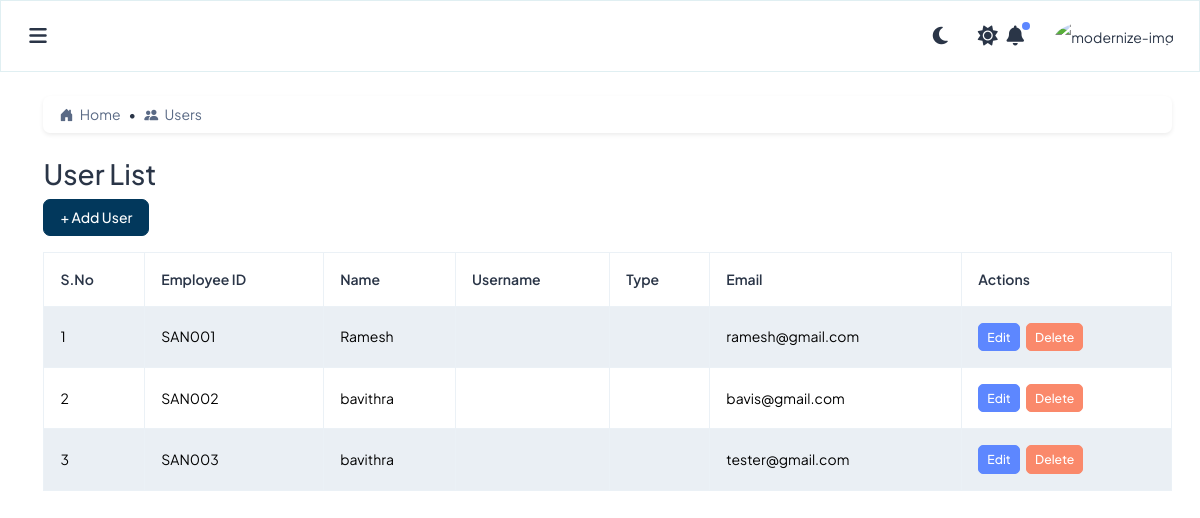
The app's page /admin-user/, older data.
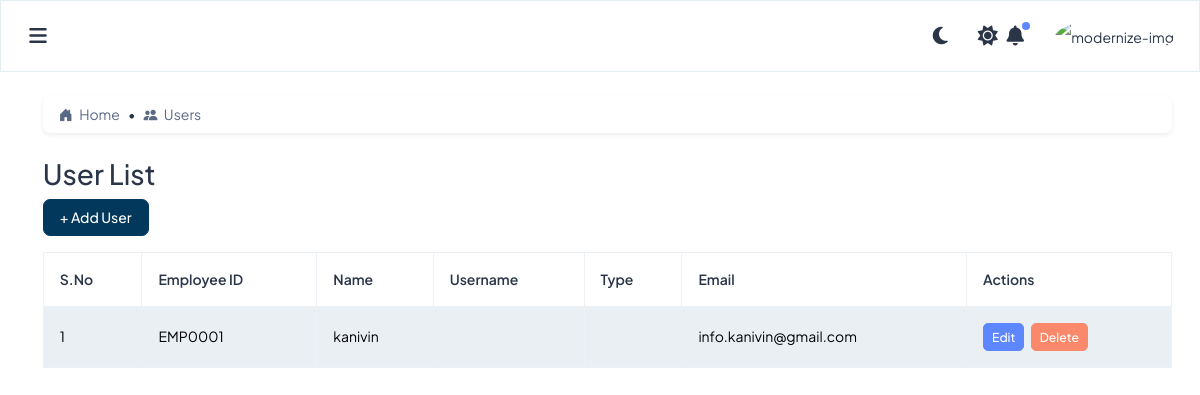
The same page, newer data.
### incentives/models.py (models this page shows, shortened)
class AuditMixin(models.Model):
    created_by = models.CharField(max_length=100, null=True, blank=True)
    updated_by = models.CharField(max_length=100, null=True, blank=True)
    created_at = models.DateTimeField(default=timezone.now)
    updated_at = models.DateTimeField(auto_now=True)
    class Meta:
        abstract = True

class UserProfile(AuditMixin):
    fullname = models.CharField(max_length=100)
    phone = models.CharField(max_length=15)
    mail_id = models.EmailField(unique=True)
    password = models.CharField(max_length=100)
    user_type = models.ForeignKey(Role, on_delete=models.SET_NULL, null=True)
    doj = models.DateField(verbose_name="Date of Joining")
    employee_id = models.CharField(max_length=50, unique=True)
    enable_login = models.BooleanField(default=True)

### incentives/views.py (the view)
# urls.py: path('admin-user/', views.user_list, name='user_list'),
def user_list(request):
    users = UserProfile.objects.all()
    return render(request, 'owner/users/user_list.html', {'users': users})

### incentives/templates/owner/users/user_list.html (shortened to what this page needs)
{% extends 'layouts/layout.html' %}
{% load static %}
{% load form_filters %}
{% block content %}
<div class="card mb-4 shadow-sm">
  <div class="card-body py-2 px-3">
    <nav aria-label="breadcrumb">
      <ol class="breadcrumb mb-0">
        <li class="breadcrumb-item">
          <a href="{% url 'admin_dashboard' %}" class="text-decoration-none text-primary">
            <i class="bi bi-house-door-fill me-1"></i> Home
          </a>
        </li>
        <li class="breadcrumb-item active" aria-current="page">
          <i class="bi bi-people-fill me-1"></i> Users
        </li>
      </ol>
    </nav>
  </div>
</div>
  <h2>User List</h2>
  <a class="btn btn-custom mb-3" href="{% url 'user_create' %}">+ Add User</a>
  <div class="table-responsive">
    <table class="table table-bordered table-striped align-middle">
      <thead>
        <tr>
          <th>S.No</th>
          <th>Employee ID</th>
          <th>Name</th>
          <th>Username</th>
          <th>Type</th>
          <th>Email</th>
          <th>Actions</th>
        </tr>
      </thead>
      <tbody>
        {% for user in users %}
        <tr>
          <td>{{ forloop.counter }}</td>
          <td>{{ user.employee_id }}</td>
          <td>{{ user.fullname }}</td>
          <td>{{ user.username }}</td>
          <td>{{ user.get_user_type_display }}</td>
          <td>{{ user.mail_id }}</td>
          <td>
            <a class="btn btn-primary btn-sm me-1" href="{% url 'user_edit' user.pk %}">Edit</a>
            <button class="btn btn-danger btn-sm" data-bs-toggle="modal" data-bs-target="#confirmDeleteModal{{ user.id }}">
              Delete
            </button>
          </td>
        </tr>
        {% empty %}
        <tr>
          <td colspan="7" class="text-center">No users found.</td>
        </tr>
        {% endfor %}
      </tbody>
    </table>
  </div>
{% endblock %}

### incentives/templates/layouts/layout.html (shortened to what this page needs)
{% load static %}
<!DOCTYPE html>
<html lang="en" dir="ltr" data-bs-theme="light" data-color-theme="Blue_Theme" data-layout="vertical">
<head>
  <link rel="stylesheet" href="{% static 'css/styles.css' %}">
  <link rel="stylesheet" href="{% static 'css/owl.carousel.min.css' %}">
  <link rel="stylesheet" href="{% static 'css/main.css' %}">
  <link href="https://cdnjs.cloudflare.com/ajax/libs/font-awesome/6.5.0/css/all.min.css" rel="stylesheet">
  <link href="https://cdn.jsdelivr.net/npm/select2@4.1.0-rc.0/dist/css/select2.min.css" rel="stylesheet" />
  <link href="https://cdn.jsdelivr.net/npm/bootstrap-icons@1.10.5/font/bootstrap-icons.css" rel="stylesheet">
</head>
<body>
  <div id="main-wrapper">
    <div class="page-wrapper">
      {% include 'layouts/topnavbar.html' %}
      <div class="body-wrapper">
        <div class="container-fluid mt-100">
          {% block content %}{% endblock %}
        </div>
      </div>
    </div>
</body>
</html>

### incentives/templates/layouts/sidebar.html (shortened to what this page needs)
{% load static %}

### incentives/templates/layouts/topnavbar.html (shortened to what this page needs)
{% load static %}
<header class="topbar">
    <div class="with-vertical">
      <nav class="navbar navbar-expand-lg p-0">
        <ul class="navbar-nav">
          <li class="nav-item nav-icon-hover-bg rounded-circle ms-n2">
            <a class="nav-link sidebartoggler" id="headerCollapse" href="javascript:void(0)">
                <i class="fa-solid fa-bars"></i>
            </a>
          </li>
        </ul>
        <div class="collapse navbar-collapse justify-content-end" id="navbarNav">
          <div class="d-flex align-items-center justify-content-between">
            <ul class="navbar-nav flex-row ms-auto align-items-center justify-content-center">
                <li class="nav-item nav-icon-hover-bg rounded-circle">
                    <a class="nav-link moon dark-layout" href="javascript:void(0)">
                        <i class="fa-solid fa-moon"></i>
                    </a>
                    <a class="nav-link sun light-layout" href="javascript:void(0)">
                        <i class="fa-solid fa-sun"></i>
                    </a>
                  </li>
              <li class="nav-item nav-icon-hover-bg rounded-circle dropdown">
                <a class="nav-link position-relative" href="javascript:void(0)" id="drop2" aria-expanded="false">
<i class="fa-solid fa-bell"></i>
                  <div class="notification bg-primary rounded-circle"></div>
                </a>
              </li>
              <li class="nav-item dropdown">
                <a class="nav-link pe-0" href="javascript:void(0)" id="drop1" aria-expanded="false">
                  <div class="d-flex align-items-center">
                    <div class="user-profile-img">
                      <img src="https://bootstrapdemos.adminmart.com/modernize/dist/assets/images/profile/user-1.jpg" class="rounded-circle" width="35" height="35" alt="modernize-img" />
                    </div>
                  </div>
                </a>
                </div>
          </div>
        </div>
    </div>

### incentives/static/css/main.css (style rules this page uses)
:root { --theme-color: #02385c; --secondary-color:#017d91; --text-color: #ffffffba; --shadow-color:#017d911f; }
.btn-custom { --bs-btn-color: #fff; --bs-btn-bg: var(--theme-color); --bs-btn-border-color: var(--theme-color); --bs-btn-hover-color: #fff; --bs-btn-hover-bg: var(--theme-color); --bs-btn-hover-border-color: var(--theme-color); --bs-btn-focus-shadow-rgb: 255, 186, 65; --bs-btn-active-color: #fff; --bs-btn-active-bg: var(--theme-color); --bs-btn-active-border-color: var(--theme-color); --bs-btn-active-shadow: inset 0 3px 5px rgba(0, 0, 0, 0.125); --bs-btn-disabled-color: #fff; --bs-btn-disabled-bg: var(--theme-color); --bs-btn-disabled-border-color: var(--theme-color); }
.text-primary { --bs-text-opacity: 1; color: rgba(var(--theme-color), var(--bs-text-opacity)) !important; }
.topbar { border: 1px solid var( --shadow-color); }

### incentives/templates/layouts/layout.html (style rules this page uses)
#main-wrapper { display: flex; min-height: 100vh; overflow: hidden; }
.page-wrapper { flex-grow: 1; display: flex; flex-direction: column; overflow: hidden; }
.body-wrapper { flex-grow: 25; overflow-y: auto; padding: 1rem; }

Row changes from the older to the newer data that the page shows:
removed UserProfile: employee_id "SAN002", fullname "bavithra", mail_id "bavis@gmail.com"
removed UserProfile: employee_id "SAN003", fullname "bavithra", mail_id "tester@gmail.com"
changed UserProfile: employee_id "SAN001" → "EMP0001"; fullname "Ramesh" → "kanivin"; mail_id "ramesh@gmail.com" → "info.kanivin@gmail.com"
